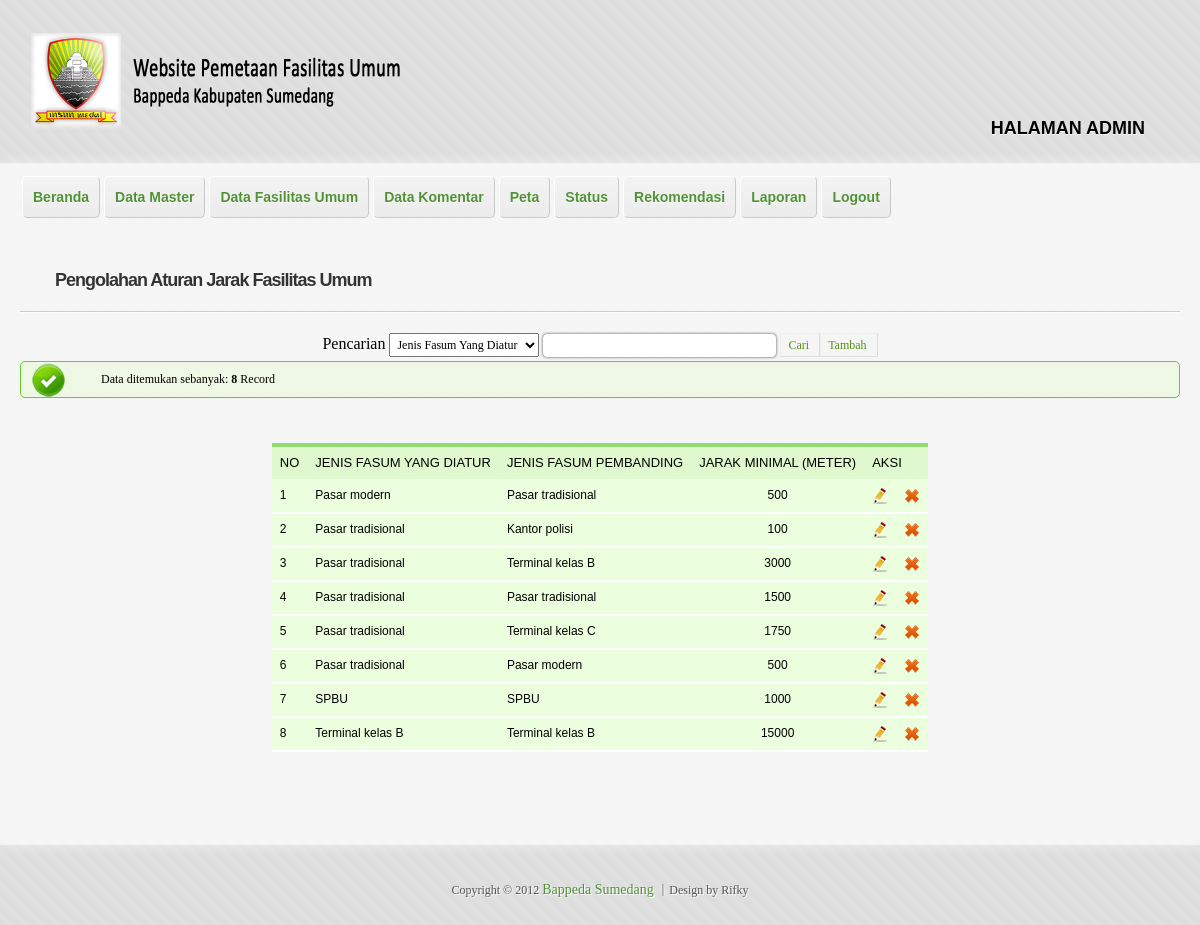
The app's page /admin/aturanjrk_lihat.php (signed in) with its own data.
### tables this page shows
CREATE TABLE IF NOT EXISTS `aturan_jarak` (
  `id_aturan_jarak` int(2) NOT NULL AUTO_INCREMENT,
  `id_jenis` int(2) NOT NULL,
  `id_jenis2` int(2) NOT NULL,
  `meter` int(6) NOT NULL,
  PRIMARY KEY (`id_aturan_jarak`),
  UNIQUE KEY `id_jenis_2` (`id_jenis`,`id_jenis2`),
  KEY `id_jenis` (`id_jenis`),
  KEY `id_jenis2` (`id_jenis2`)
);

### admin/aturanjrk_lihat.php (the view, shortened to what this page needs)
<?php
	if(isset($_SESSION['sudahlogin']))
	{
?>
<!doctype html>
<html lang="id">
<head>
	<?php
	include("lib_func.php");
	?>
    <link href="style.css" rel="stylesheet" />
</head>
<body>
<div id="wrapper">
    <header id="header" class="clearfix" role="banner">
		<?php head();?>
    </header>
<div id="main" class="clearfix">
    <nav id="menu" class="clearfix" role="navigation">
        <?php navigation();?>
    </nav>
    <div id="content" role="main">
        <article class="post">
            <h2 class="entry-title"><a href="#">Pengolahan Aturan Jarak Fasilitas Umum</a></h2><hr />
            <div class="entry-content">
                <?php
	$link=koneksi_db();
	$sql="select x.id_aturan_jarak, x.id_jenis, x.jenis_fasum, y.id_jenis2, y.jenis_fasum2, x.meter from (select a.id_aturan_jarak, a.id_jenis, j.jenis_fasum, a.meter from aturan_jarak a, jenis_fasum j where j.id_jenis=a.id_jenis) x, (select a.id_aturan_jarak, a.id_jenis2, j.jenis_fasum jenis_fasum2, a.meter from aturan_jarak a, jenis_fasum j where j.id_jenis=a.id_jenis2) y where x.id_aturan_jarak=y.id_aturan_jarak ";
				$sql.=" order by jenis_fasum";
	$res=mysql_query($sql,$link);
	$banyakrecord=mysql_num_rows($res);
	if($banyakrecord>0){
	?>
    <div align="center">
                <form class="pencarian" method="post" action="<?php echo $_SERVER['PHP_SELF'];?>">
                Pencarian
				<?php
				$fieldcari="";
				?>
                <select name="fieldcari">
                <option value="jenis_fasum" <?php if($fieldcari=="jenis_fasum") echo "selected";?>>Jenis Fasum Yang Diatur</option>
                </select>
                <input type="text" name="keyword" size=30 maxlength="30"
                value="<?php if(isset($_POST['keyword'])) echo $_POST['keyword'];?>">
                <button type="submit" class="positive" name="tblcari">Cari</button><a href="aturanjrk_tambah.php"><button type="button" class="positive">Tambah</button></a>
                </form></div>
    <div class="info">Data ditemukan sebanyak: <b><?php echo $banyakrecord;?></b> Record</div>
		<div align="center">
        <table class="tabel">
		  <thead>
          <th col="col">NO</th>
          <th col="col">JENIS FASUM YANG DIATUR</th>
          <th col="col">JENIS FASUM PEMBANDING</th>
          <th col="col">JARAK MINIMAL (METER)</th>
          <th col="col" colspan="2">AKSI</th>
		  </thead>
          <tbody>
		  <?php
			$n=0;
		  	while($data=mysql_fetch_array($res)){
				$n++;
		  ?>
		  	<tr>
           	   <td><?php echo $n;?></td>
		  	   <td><?php
			   echo $data['jenis_fasum'];
			   ?></td>
               <td><?php
			   echo $data['jenis_fasum2'];
			   ?>
               </td>
               <td align="center"><?php echo $data['meter'];?></td>
		  	   <td><a href="aturanjrk_ubah.php?id_aturan_jarak=<?php echo $data['id_aturan_jarak'];?>"><img src="../images/edit.png" border="0"></a></td>
               <td><a href="aturanjrk_proses_hapus.php?id_aturan_jarak=<?php echo $data['id_aturan_jarak'];?>" onClick="return hapusaturan();"><img src="../images/delete.png" border="0"></a>
		  	</tr>
		  <?php
		  	}
		  ?>
        </tbody>
		</table>
        </div>
	<?php
	}
	else{
	?>
	<div class="error">Data tidak ditemukan!</div>
	<a href="aturanjrk_tambah.php"><center>Klik di sini untuk menambah data.</center></a>
	<?php
	}
	?>
            </div>
        </article>
    </div>
</div>
    <footer id="footer" align="center">
		<?php footer();?>
    </footer>
</div>
</body>
</html>
<?php
	}
	else
		header("Location: haruslogin.php");
?>

### admin/lib_func.php (shortened to what this page needs)
<?php
	function head(){
	?>
<hgroup>
            <h1 id="site-title"><a href="home.php"><img src="../images/bappeda.png" width="400px" height="120px"></a></h1><br>
            <h2 id="site-description"><strong>HALAMAN ADMIN</strong></h2>
        </hgroup>
	<?php
	}
	?>
	<?php
	function navigation(){
	?>
		<ul>
            <li><a href="home.php">Beranda</a></li>
            <li>
                <a href="#">Data Master</a>
            </li>
            <li>
                <a href="#">Data Fasilitas Umum</a>
            </li>
            <li><a href="komentar_lihat.php">Data Komentar</a></li>
            <li><a href="peta.php">Peta</a></li>
            <li><a href="status.php">Status</a> </li>
            <li><a href="rekomendasi.php">Rekomendasi</a></li>
            <li><a href="laporan.php">Laporan</a></li>
            <li><a href="logout.php">Logout</a></li>
        </ul>
	<?php
	}
	function footer(){
	?>
	<p>Copyright &copy; 2012 <a href="http://bappeda.sumedangkab.go.id">Bappeda Sumedang</a>
    <span class="sep">|</span>Design by Rifky
    </p>
	<?php
	}
	?>

### records on screen
aturan_jarak: jenis_fasum "Pasar modern", jenis_fasum2 "Pasar tradisional", meter "500"
aturan_jarak: jenis_fasum "Pasar tradisional", jenis_fasum2 "Kantor polisi", meter "100"
aturan_jarak: jenis_fasum "Pasar tradisional", jenis_fasum2 "Terminal kelas B", meter "3000"
aturan_jarak: jenis_fasum "Pasar tradisional", jenis_fasum2 "Pasar tradisional", meter "1500"
aturan_jarak: jenis_fasum "Pasar tradisional", jenis_fasum2 "Terminal kelas C", meter "1750"
aturan_jarak: jenis_fasum "Pasar tradisional", jenis_fasum2 "Pasar modern", meter "500"
aturan_jarak: jenis_fasum "SPBU", jenis_fasum2 "SPBU", meter "1000"
aturan_jarak: jenis_fasum "Terminal kelas B", jenis_fasum2 "Terminal kelas B", meter "15000"

### other values on screen
$banyakrecord "8"
